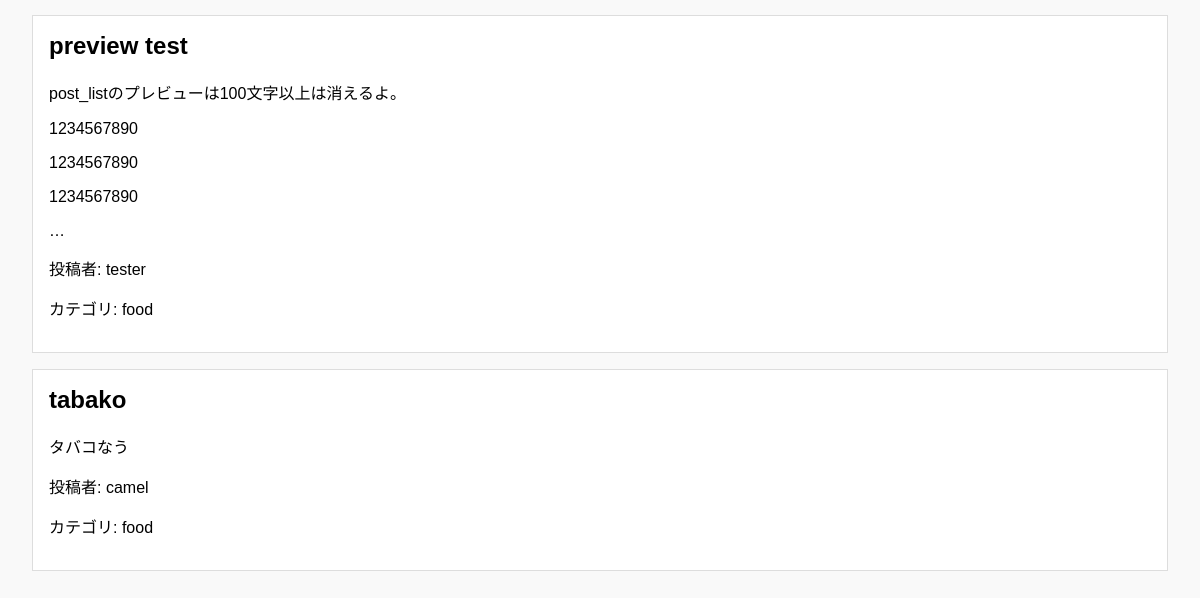
The app's page / (lower part), older data.
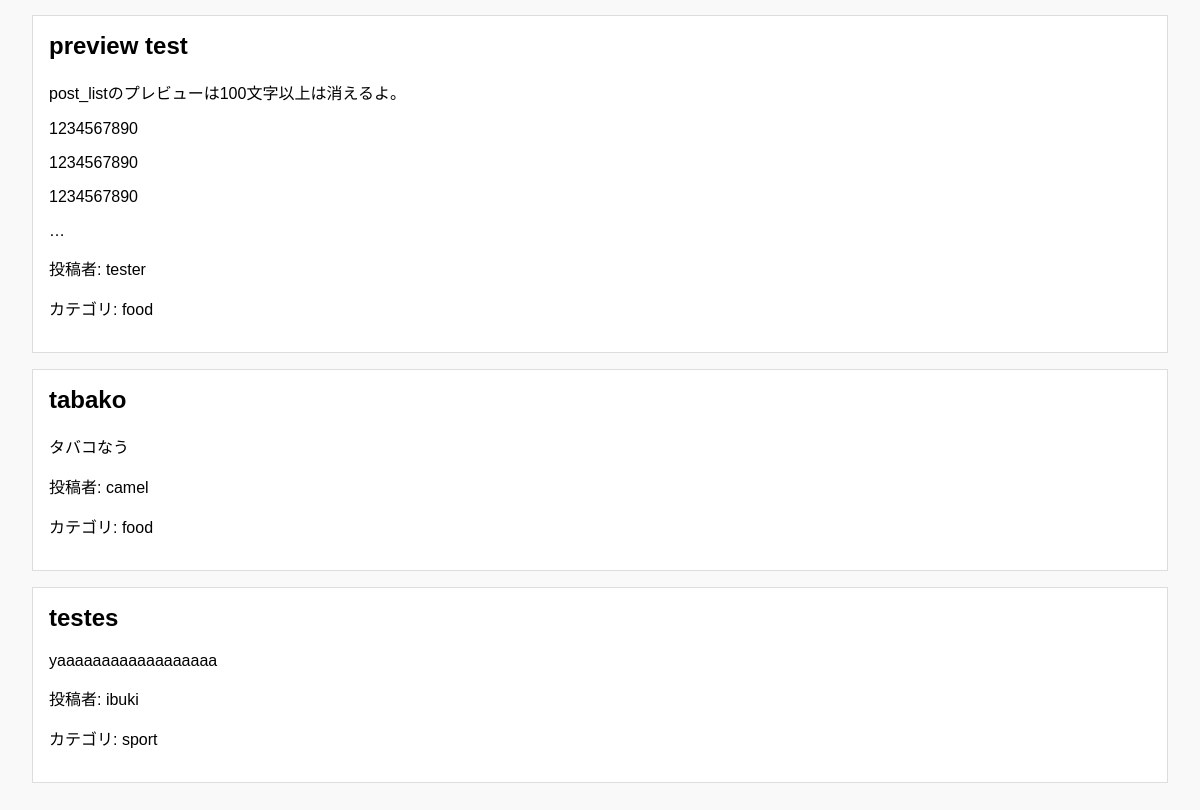
The same page, newer data.
### blog/models.py (models this page shows, shortened)
class Post(models.Model):
    title = models.CharField(max_length=200)
    content = RichTextUploadingField()
    author = models.ForeignKey(User, on_delete=models.CASCADE)
    created_at = models.DateTimeField(auto_now_add=True)
    updated_at = models.DateTimeField(auto_now=True)
    category = models.ForeignKey(Category, on_delete=models.CASCADE)
    """category = models.ForeignKey(Category, on_delete=models.SET_NULL, null=True)"""
    image = models.ImageField(upload_to='blog_images', null=True, blank=True)

class Category(models.Model):
    name = models.CharField(max_length=100)

### blog/views.py (the view)
# urls.py: path('', views.post_list, name='post_list'),
def post_list(request):
    posts = Post.objects.all()
    authors = User.objects.all()
    categories = Category.objects.all()
    author = request.GET.get('author')
    category = request.GET.get('category')
    if author:
        posts = posts.filter(author__username=author)
    if category:
        posts = posts.filter(category__name=category)
    return render(request, 'blog/post_list.html', {'posts': posts, 'authors': authors, 'categories': categories})

### blog/templatetags/custom_filters.py (called while the page is built)
@register.filter(name='remove_images')
def remove_images(value):
    return re.sub(r'<img[^>]*>', '', value)

### blog/templates/blog/post_list.html (shortened to what this page needs)
<!DOCTYPE html>
{% extends 'blog/base.html' %}
{% load custom_filters %}
{% block content %}
{% for post in posts %}
    <div class="post-summary">
        <h2><a href="{% url 'post_detail' post.pk %}">{{ post.title }}</a></h2>
        <p>{{ post.content|remove_images|truncatechars:100|safe }}</p>
        <p>投稿者: {{ post.author.username }}</p>
        <p>カテゴリ: {{ post.category.name }}</p>
    </div>
{% endfor %}
{% endblock %}

### blog/templates/blog/base.html (shortened to what this page needs)
{% load static %}
<!DOCTYPE html>
<html>
<head>
    <link rel="stylesheet" type="text/css" href="{% static 'css/styles.css' %}">
</head>
<body>
    <main>
        {% block content %}{% endblock %}
    </main>
</body>
</html>

### static/css/styles.css (style rules this page uses)
a { text-decoration: none; color: #000; transition: color 0.3s; }
body { font-family: Arial, sans-serif; margin: 0; padding: 0; background-color: #f9f9f9; }
main { padding: 2em; }
.post-summary, .post-detail { background: #fff; border: 1px solid #ddd; margin-bottom: 1em; padding: 1em; }
.post-summary h2, .post-detail h1 { margin-top: 0; }

Row changes from the older to the newer data that the page shows:
added Post: title "testes", content|remove_images "yaaaaaaaaaaaaaaaaaa", author.username "ibuki", category.name "sport"
